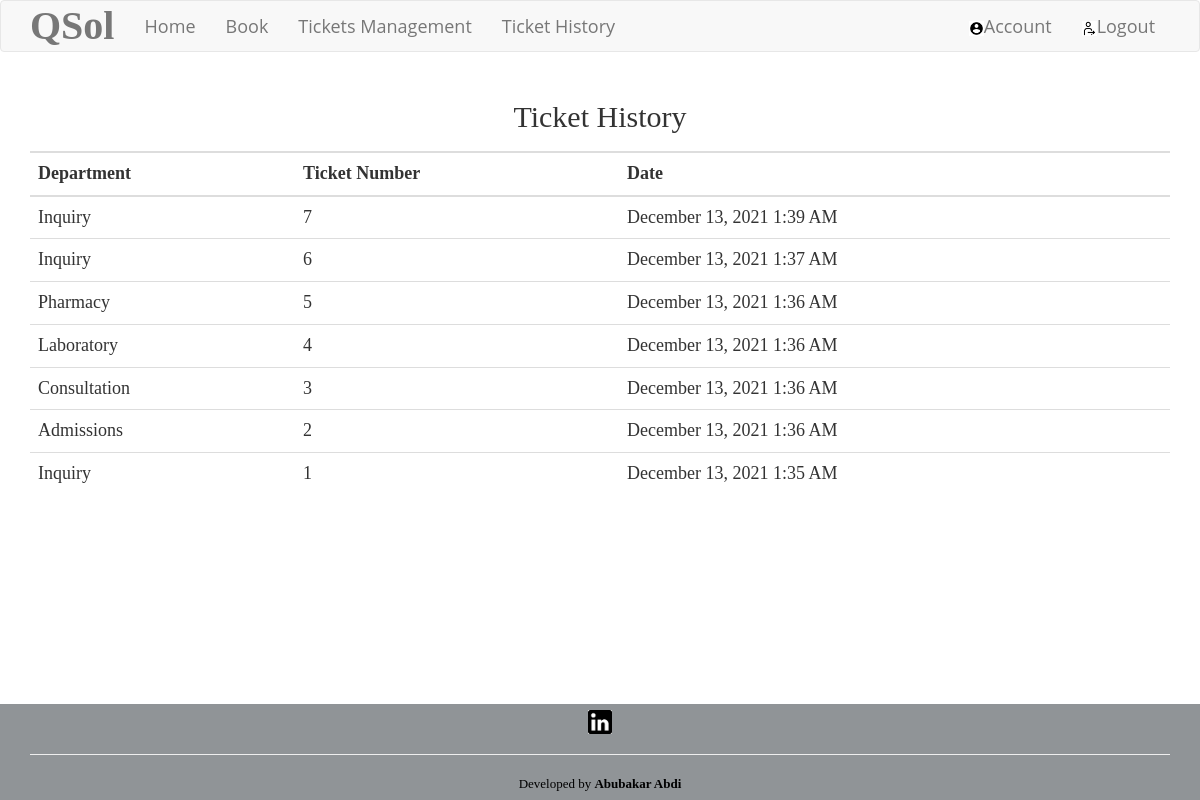
The page /history (signed in) on the database its author committed.
### app/models.py (models this page shows)
class Hospital(db.Model):
    id = db.Column(db.Integer, primary_key=True)
    name = db.Column(db.String, nullable=False)
    username = db.Column(db.String(64), db.ForeignKey('user.username'), nullable=False)
    department = db.Column(db.String, nullable=False)
    timestamp = db.Column(db.DateTime, index=True, default=datetime.utcnow)
    user_id = db.Column(db.Integer, db.ForeignKey('user.id'))
    was_served= db.Column(db.Boolean, default=False)

### app/routes.py (the view)
@app.route("/history")
@login_required
def ticket_history():
    page = request.args.get('page', 1, type=int)
    bookings = Hospital.query.filter_by(username=current_user.username, was_served=True).order_by(Hospital.timestamp.desc()).paginate(
        page, app.config['TICKETS_PER_PAGE'], False)
    next_url = url_for('ticket_history', page=bookings.next_num) if bookings.has_next else None
    prev_url = url_for('ticket_history', page=bookings.prev_num) if bookings.has_prev else None
    return render_template('history.html', bookings=bookings.items, next_url=next_url, prev_url=prev_url)

### app/models.py (called while the page is built)
@login.user_loader
def load_user(id):
    return User.query.get(int(id))

### app/routes.py (called while the page is built)
@app.context_processor
def utility_processor():
    return dict(is_admin=is_admin)

### app/templates/history.html (shortened to what this page needs)
{% extends "base.html" %}
{% block app_content%}
<table>
    <table class="table table-hover">
        <thead>
            <tr>
                <th scope="col" class="mytext", colspan="5">
                    <h2>Ticket History</h2>
                </th>
            </tr>
        </thead>
        <thead>
          <tr>
              <th scope="col">Department</th>
              <th scope="col">Ticket Number</th>
              <th scope="col">Date</th>
          </tr>
        </thead>
        <tbody>
          {%for booking in bookings%}
          <tr>
              <td> {{booking.department}}</td>
              <td> {{booking.id}}</td>
              <td> {{moment(booking.timestamp).format('LLL')}}</td>
          </tr>
          {%endfor%}
        </tbody>
    </table>
</table>
{%endblock%}

### app/templates/base.html (shortened to what this page needs)
{% extends 'bootstrap/base.html' %}
{% block styles %}
{{super()}}
<link rel="stylesheet"
      href="{{url_for('.static', filename='style.css')}}">
{% endblock %}
{% block navbar %}
    <nav class="navbar navbar-default">
        <div class="container">
            <div class="navbar-header">
                <a class="navbar-brand" href="{{ url_for('index') }}" id="icon">QSol</a>
            </div>
            <div class="collapse navbar-collapse" id="bs-example-navbar-collapse-1">
                <ul class="nav navbar-nav", id="mylinks">
                    <li><a href="{{ url_for('index') }}">Home</a></li>
                    {%if not current_user.is_anonymous %}
                    <li><a href="{{url_for('hospital')}}">Book</a></li>
                    <li><a href="{{url_for('sector')}}">Tickets Management</a></li>
                    <li><a href="{{url_for('ticket_history')}}">Ticket History</a></li>
                    {%endif%}
                </ul>
                <ul class="nav navbar-nav navbar-right", id="mylinks">
                    {% if current_user.is_anonymous %}
                     <li><a href="{{ url_for('login') }}"><image src="/static/images/auth_icons/login_icon.png" width="15" height="15">Sign In</a></li>
                    {% else %}
                    <li><a href="{{ url_for('account', username=current_user.username) }}"><image src="/static/images/auth_icons/account.png" width="15" height="15">Account</a></li>
                    <li><a href="{{ url_for('logout') }}"><image src="/static/images/auth_icons/logout_icon.png" width="15" height="15">Logout</a></li>
                    {% endif %}
                </ul>
            </div>
        </div>
    </nav>
{% endblock %}
{% block content %}
    <div class="container">
        {% block app_content %}{% endblock %}
    </div>
    <footer class='footer'>
        <div>
            <a href="https://www.linkedin.com/in/abubakar-ramadhan-2112a4201">
                <image alt= "Insta" src="/static/images/auth_icons/socio.png" class="image">
            </a>
        </div>
        <div class='container' style="vertical-align: bottom;">
            <hr>
            Developed by <b>Abubakar Abdi</b>
            </div>
    </footer>
{% endblock %}

### app/static/style.css (style rules this page uses)
li { list-style-type: none; padding: 0; margin: 0; }
table { width: 300px; margin-left: auto; margin-right: auto; }
body { font-family: Open Sans serif; font-size: medium; display: flex; flex-direction: column; min-height: 100%; font-size:large; }
html { height: 100%; margin: 0; padding: 0; }
footer { background-color: #909497; color: black; padding: 0.5em; margin-top: auto; text-align: center; font-size: small; position: relative; }
.mytext { text-align: center; }
#mylinks { font-size: large; font-weight: 400; font-family:'Open Sans', 'Helvetica Neue', sans-serif; }
#icon { font-weight: bolder; font-size: 40px; }
.image { width: 2%; height: 2%; }

### rows shown on the page
Hospital: department "Inquiry", id "7", timestamp "December 13, 2021 1:39 AM"
Hospital: department "Inquiry", id "6", timestamp "December 13, 2021 1:37 AM"
Hospital: department "Pharmacy", id "5", timestamp "December 13, 2021 1:36 AM"
Hospital: department "Laboratory", id "4", timestamp "December 13, 2021 1:36 AM"
Hospital: department "Consultation", id "3", timestamp "December 13, 2021 1:36 AM"
Hospital: department "Admissions", id "2", timestamp "December 13, 2021 1:36 AM"
Hospital: department "Inquiry", id "1", timestamp "December 13, 2021 1:35 AM"
